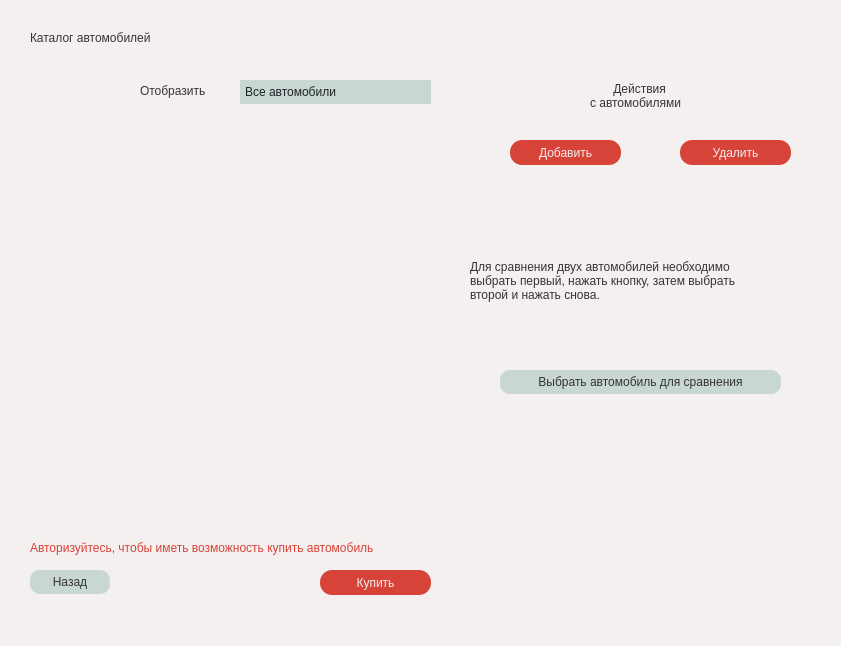
<?xml version="1.0" encoding="UTF-8"?>
<ui version="4.0">
 <class>CatalogWindow</class>
 <widget class="QDialog" name="CatalogWindow">
  <property name="geometry">
   <rect>
    <x>0</x>
    <y>0</y>
    <width>841</width>
    <height>646</height>
   </rect>
  </property>
  <property name="windowTitle">
   <string>Каталог автомобилей</string>
  </property>
  <property name="styleSheet">
   <string notr="true">background-color: rgb(244, 240, 239);
font: 600 10pt &quot;Montserrat&quot;;
color: rgb(55, 51, 53);</string>
  </property>
  <widget class="QListWidget" name="listWidget">
   <property name="geometry">
    <rect>
     <x>30</x>
     <y>120</y>
     <width>401</width>
     <height>381</height>
    </rect>
   </property>
   <property name="styleSheet">
    <string notr="true">QListWidget
{
	background-color: rgb(244, 240, 239);
	border: none;
	border-radius: 15px;
	color: rgb(55, 51, 53);
	font: 9pt &quot;Montserrat&quot;;
	outline: 0px;
}
QListWidget::item
{
	outline: none;
	padding: 2px;
	margin-right: 10px;
}
QScrollBar
{
	background-color: rgb(244, 240, 239);
	border: 2px solid rgb(244, 240, 239);
	width: 15px;
}
QScrollBar::handle:vertical
{
	border: 2px solid blue;
	background-color: rgb(244, 240, 239);
	border-radius: 2px;
	width: 5px;
}
 QScrollBar::add-line:vertical {
     border: 2px solid rgb(55, 51, 53);
     background:  rgb(244, 240, 239);
     height: 20px;
 }</string>
   </property>
  </widget>
  <widget class="QPushButton" name="backPushButton">
   <property name="geometry">
    <rect>
     <x>30</x>
     <y>570</y>
     <width>80</width>
     <height>24</height>
    </rect>
   </property>
   <property name="styleSheet">
    <string notr="true">QPushButton:hover
{
	background-color: #9AB6AC;
}
QPushButton{
	color: rgb(55, 51, 53);
	font: 600 10pt &quot;Montserrat&quot;;
	border-radius: 10px;
	border-style: solid;
	border-width: 0px;
	background-color: rgb(200, 215, 210);
	padding: 5px;
}

</string>
   </property>
   <property name="text">
    <string>Назад</string>
   </property>
  </widget>
  <widget class="QLabel" name="topLabel">
   <property name="geometry">
    <rect>
     <x>30</x>
     <y>30</y>
     <width>181</width>
     <height>16</height>
    </rect>
   </property>
   <property name="styleSheet">
    <string notr="true">color: rgb(55, 51, 53);
font: 600 11pt &quot;Montserrat&quot;;</string>
   </property>
   <property name="text">
    <string>Каталог автомобилей</string>
   </property>
  </widget>
  <widget class="QPushButton" name="addPushButton">
   <property name="geometry">
    <rect>
     <x>510</x>
     <y>140</y>
     <width>111</width>
     <height>25</height>
    </rect>
   </property>
   <property name="styleSheet">
    <string notr="true">QPushButton:hover
{
	background-color: #CC3329;
}
QPushButton{
	color: rgb(244, 240, 239);
	font: 600 10pt &quot;Montserrat&quot;;
	border-radius: 12px;
	border-style: solid;
	border-width: 0px;
	background-color: rgb(215, 67, 57);
	padding: 5px;
}
</string>
   </property>
   <property name="text">
    <string>Добавить</string>
   </property>
  </widget>
  <widget class="QPushButton" name="deletePushButton">
   <property name="geometry">
    <rect>
     <x>680</x>
     <y>140</y>
     <width>111</width>
     <height>25</height>
    </rect>
   </property>
   <property name="styleSheet">
    <string notr="true">QPushButton:hover
{
	background-color: #CC3329;
}
QPushButton{
	color: rgb(244, 240, 239);
	font: 600 10pt &quot;Montserrat&quot;;
	border-radius: 12px;
	border-style: solid;
	border-width: 0px;
	background-color: rgb(215, 67, 57);
	padding: 5px;
}
</string>
   </property>
   <property name="text">
    <string>Удалить</string>
   </property>
  </widget>
  <widget class="QLabel" name="actionsLabel">
   <property name="geometry">
    <rect>
     <x>590</x>
     <y>80</y>
     <width>121</width>
     <height>31</height>
    </rect>
   </property>
   <property name="styleSheet">
    <string notr="true">color: rgb(55, 51, 53);
font: 600 10pt &quot;Montserrat&quot;;
</string>
   </property>
   <property name="text">
    <string>       Действия
с автомобилями</string>
   </property>
  </widget>
  <widget class="QLabel" name="compareLabel">
   <property name="geometry">
    <rect>
     <x>470</x>
     <y>220</y>
     <width>361</width>
     <height>121</height>
    </rect>
   </property>
   <property name="styleSheet">
    <string notr="true">text-align: center;</string>
   </property>
   <property name="text">
    <string>Для сравнения двух автомобилей необходимо
выбрать первый, нажать кнопку, затем выбрать
второй и нажать снова.</string>
   </property>
  </widget>
  <widget class="QPushButton" name="comparePushButton">
   <property name="geometry">
    <rect>
     <x>500</x>
     <y>370</y>
     <width>281</width>
     <height>24</height>
    </rect>
   </property>
   <property name="styleSheet">
    <string notr="true">QPushButton:hover
{
	background-color: #9AB6AC;
}
QPushButton{
	color: rgb(55, 51, 53);
	font: 600 10pt &quot;Montserrat&quot;;
	border-radius: 10px;
	border-style: solid;
	border-width: 0px;
	background-color: rgb(200, 215, 210);
	padding: 5px;
}
</string>
   </property>
   <property name="text">
    <string>Выбрать автомобиль для сравнения</string>
   </property>
  </widget>
  <widget class="QLabel" name="filterLabel">
   <property name="geometry">
    <rect>
     <x>140</x>
     <y>80</y>
     <width>91</width>
     <height>21</height>
    </rect>
   </property>
   <property name="text">
    <string>Отобразить</string>
   </property>
  </widget>
  <widget class="QComboBox" name="filterComboBox">
   <property name="geometry">
    <rect>
     <x>240</x>
     <y>80</y>
     <width>191</width>
     <height>24</height>
    </rect>
   </property>
   <property name="styleSheet">
    <string notr="true">QComboBox 
{
	color: rgb(30, 36, 39);
	font: 600 10pt &quot;Montserrat&quot;;
	border-style: solid;
	border-width: 0px;
	background-color: rgb(200, 215, 210);
	padding: 5px;
	outline: none;
}
QComboBox::drop-down
{
	border:none;
}
QComboBox::down-arrow
{
	image: url(:/rcs/free-icon-down-arrow-2985150.png);
	wigth: 30px;
	height:30px;
	margin-right: 5px;
}
QComboBox QAbstractItemView::item:selected
{
	background-color:rgb(244, 240, 239);
	border-left: 2px solid #CC3329;
	outline:none;
}
QComboBox QAbstractItemView::item
{
	outline: none;
	border-left: 2px solid rgb(244, 240, 239);
}
QComboBox QAbstractItemView
{
	outline: none;
}</string>
   </property>
   <item>
    <property name="text">
     <string>Все автомобили</string>
    </property>
   </item>
   <item>
    <property name="text">
     <string>Только электрические</string>
    </property>
   </item>
   <item>
    <property name="text">
     <string>Только с ДВС</string>
    </property>
   </item>
   <item>
    <property name="text">
     <string>Только гибридные</string>
    </property>
   </item>
  </widget>
  <widget class="QPushButton" name="buyPushButton">
   <property name="geometry">
    <rect>
     <x>320</x>
     <y>570</y>
     <width>111</width>
     <height>25</height>
    </rect>
   </property>
   <property name="styleSheet">
    <string notr="true">QPushButton:hover
{
	background-color: #CC3329;
}
QPushButton{
	color: rgb(244, 240, 239);
	font: 600 10pt &quot;Montserrat&quot;;
	border-radius: 12px;
	border-style: solid;
	border-width: 0px;
	background-color: rgb(215, 67, 57);
	padding: 5px;
}
</string>
   </property>
   <property name="text">
    <string>Купить</string>
   </property>
  </widget>
  <widget class="QLabel" name="warningLabel">
   <property name="geometry">
    <rect>
     <x>30</x>
     <y>540</y>
     <width>401</width>
     <height>16</height>
    </rect>
   </property>
   <property name="styleSheet">
    <string notr="true">font-size: 9pt;
color:rgb(215, 67, 57);</string>
   </property>
   <property name="text">
    <string>Авторизуйтесь, чтобы иметь возможность купить автомобиль</string>
   </property>
  </widget>
 </widget>
 <resources>
  <include location="resource.qrc"/>
 </resources>
 <connections/>
</ui>
